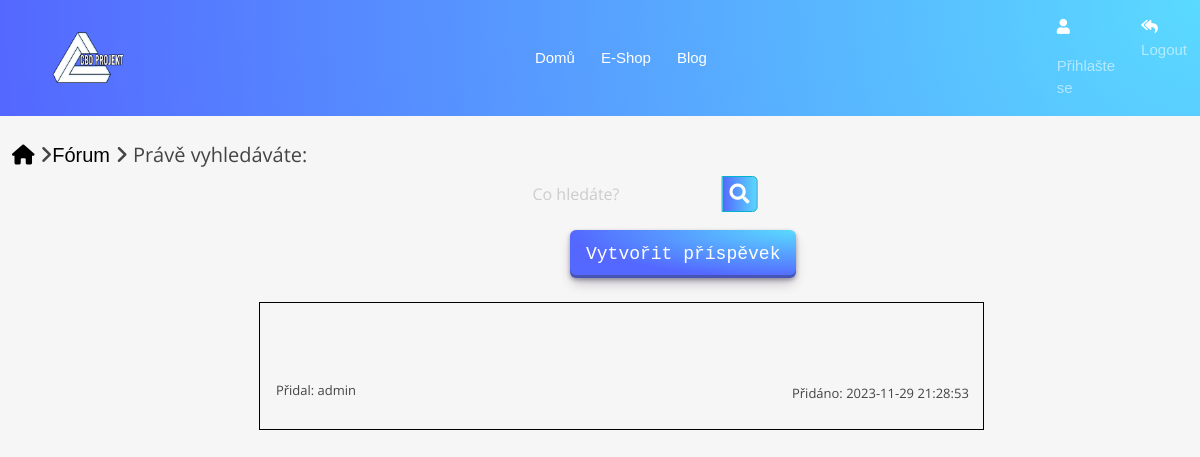
/Forum/forum_search.php, run on an earlier commit of the app's database.
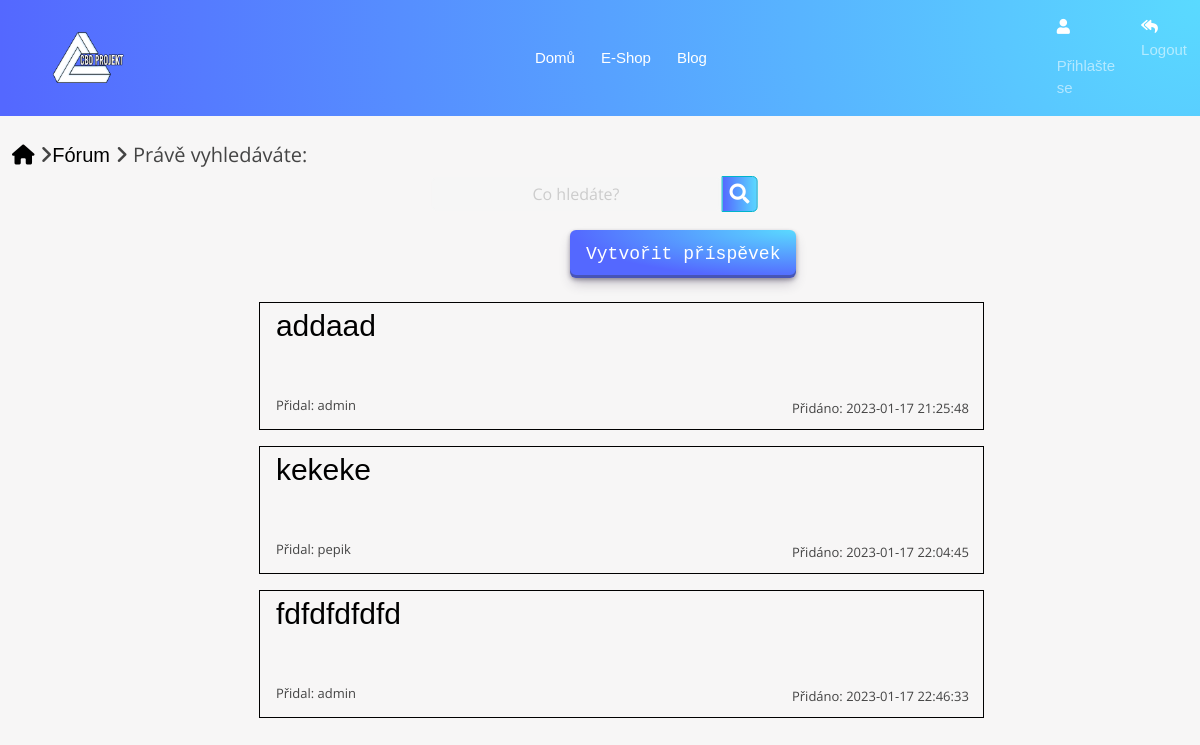
And on a later commit of the database.
### tables this page shows
CREATE TABLE `forum_post` (
  `id_post` int(11) NOT NULL,
  `id_kategorie` int(11) NOT NULL,
  `nazev_post` varchar(255) NOT NULL,
  `obsah` text NOT NULL,
  `uzivatel` varchar(255) NOT NULL,
  `datum_pridani` datetime NOT NULL DEFAULT current_timestamp() ON UPDATE current_timestamp()
);

### Forum/forum_search.php (the view, shortened to what this page needs)
<?php
$search_term = $_POST['search_term'];
$conn = new mysqli("localhost", "root", "", "eshopfd");
$query = "SELECT forum_post.*, forum_kategorie.nazev FROM forum_post JOIN forum_kategorie ON forum_post.id_kategorie = forum_kategorie.id_kategorie WHERE nazev_post LIKE '%$search_term%' OR forum_kategorie.nazev LIKE '%$search_term%'";
$result = mysqli_query($conn, $query);
?>
<!DOCTYPE html>
<body lang="en">
<head xmlns="http://www.w3.org/1999/html">
    <link rel="stylesheet" href="../css/design.css">
    <link rel="stylesheet" href="../css/forms.css">
    <link rel="stylesheet" href="../css/bootstrap-grid.css">
    <link rel="stylesheet" href="../css/bootstrap.css">
    <link rel="stylesheet" href="https://use.fontawesome.com/releases/v5.7.2/css/all.css"
>
    <link rel="stylesheet" href="../css/design.css">
    <link rel='stylesheet' href='https://cdn.jsdelivr.net/npm/bootstrap@5.0.1/dist/css/bootstrap.min.css'>
    <link rel='stylesheet' href='https://cdnjs.cloudflare.com/ajax/libs/font-awesome/5.15.3/css/all.min.css'>
    <link rel="stylesheet" href="../css/hamburger_menu.css">
    <link rel="stylesheet" href="../css/slideshow.css">
    <link rel="stylesheet" href="../css/komentare.css">
    <link rel="stylesheet" href="../css/produkty.css">
    <link rel="stylesheet" href="../css/navigace.css">
    <link rel="stylesheet" href="../css/forum.css">
    <link rel="stylesheet" href="../css/searchbar.css">
    <link rel="stylesheet" href="../css/forum.css">
</head>
<nav class="navbar navbar-expand-lg navbar-dark bg-purple " style="background-image: radial-gradient(100% 1000% at 100% 0, #5adaff 0, #5468ff 100%);">
    <div class="mx-auto order-1 w-100">
        <a class="navbar-brand mx-lg-5" href="../index.php"><img class="logo" src="../images/Logo.png"> </a>
    </div>
    <div class="navbar-collapse collapse w-100 order-2  dual-collapse2 ">
        <ul class="navbar-nav ml-auto">
            <li class="nav-item">
                <a class="nav-link active" href='../index.php'>Domů</a>
            </li>
            <li class='nav-item'>
                <a class='nav-link active' href='../main.php'>E-Shop</a>
            </li>
            <li class='nav-item'>
                <a class='nav-link active' href='../blog/index.php'>Blog</a>
            </li>
        </ul>
    </div>
    <div class="navbar-collapse collapse w-25  order-3 dual-collapse2" style="position: sticky">
        <ul class="navbar-nav ml-auto">
            <li style='color: white' class="nav-item">
                <?php
                if ($_SESSION['ROLE'] == 'admin') {
                    echo "<a class='nav-link' href='admin/forum_admin.php'><i class='fa fa-user'></i> Admin</a>";
                } else {
                    echo'<a class="nav-link"><i class="fa fa-user"></i> '. $_SESSION['NAME'] .'</a>';
                }
                if (!isset($_SESSION['NAME'])) {
                    echo "<a class='nav-link' href='../login.php><i class='fa fa-user'></i> Přihlašte se</a>";
                }
                ?>
            <li class="nav-item">
                <a class='nav-link' href='../logout.php'><i class='fa fa-reply-all'></i> Logout</a>
            </li>
            </li>
        </ul>
    </div>
</nav>
<div class="navigace">
    <a href="../index.php"><i class="fa-solid fa-house"></i></a> <i class="fa-solid fa-angle-right"></i><a href="forum_main.php"> Fórum</a> <i class="fa-solid fa-angle-right"></i>         <?php
    echo "Právě vyhledáváte: $search_term";
    ?>
</div>
<div class="container mt-5">
    <form method="POST" action="forum_search.php">
        <div class="wrap">
            <div class="search">
                <input type="text" name="search_term" class="searchTerm" placeholder="Co hledáte?">
                <button type="submit" class="searchButton">
                    <i class="fa fa-search"></i>
                </button>
            </div>
        </div>
    </form>
    <a href="forum_create.php"><button class="button-29" style="position: relative; left: 33rem">Vytvořit příspěvek</button></a>
    <?php while ($row = mysqli_fetch_assoc($result)) {
    ?>
    <div class="forum_prispevky">
        <a href="forum_post.php?id=<?php echo $row['id_post']?>"
        <div class="titul"><?php echo $row['nazev_post'];?></</div></a>
    <div class="forum_uzivatel">Přidal: <?php echo $row['uzivatel'];?></div>
    <div class="forum_datum">Přidáno: <?php echo $row['datum_pridani'];?></div>
</div>
<?php }?>
</body>
</html>

What changed in the data, as far as the page shows it:
removed forum_post: uzivatel "admin", datum_pridani "2023-11-29 21:28:53"
added forum_post: nazev_post "addaad", uzivatel "admin", datum_pridani "2023-01-17 21:25:48"
added forum_post: nazev_post "kekeke", uzivatel "pepik", datum_pridani "2023-01-17 22:04:45"
added forum_post: nazev_post "fdfdfdfdfd", uzivatel "admin", datum_pridani "2023-01-17 22:46:33"
